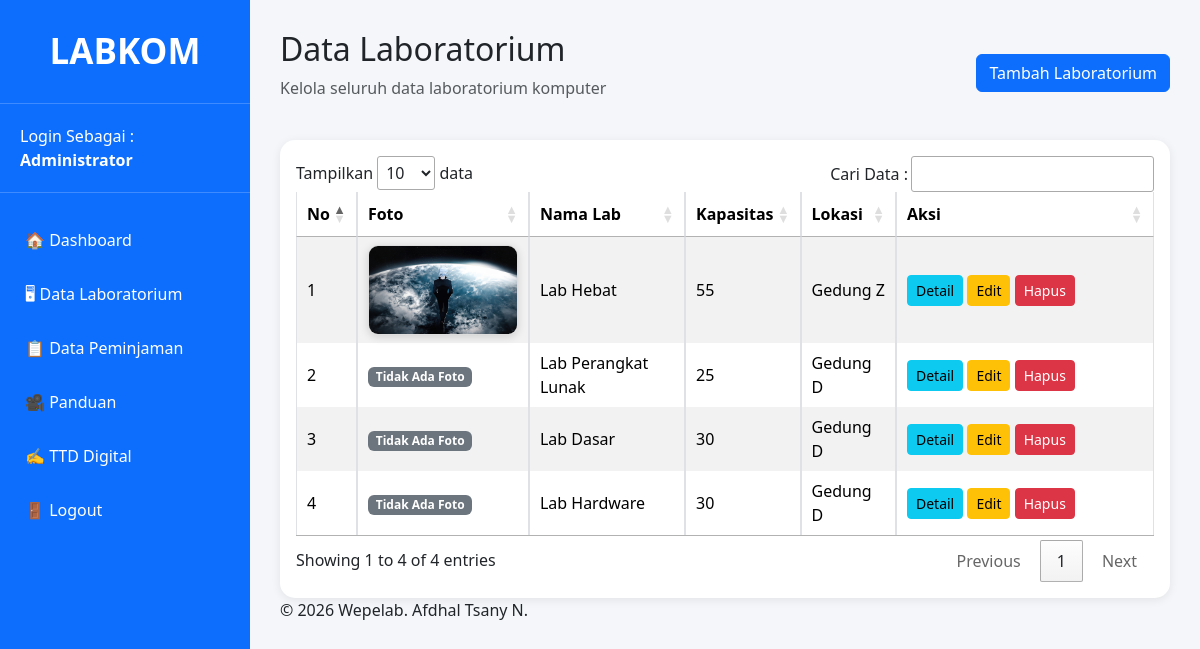
The page /laboratorium/index.php (signed in) on the database its author committed.
### tables this page shows
CREATE TABLE `laboratorium` (
  `id_lab` int(11) NOT NULL,
  `nama_lab` varchar(100) NOT NULL,
  `kapasitas` int(11) NOT NULL,
  `lokasi` varchar(100) NOT NULL,
  `keterangan` text DEFAULT NULL,
  `created_at` timestamp NULL DEFAULT current_timestamp(),
  `foto` varchar(255) DEFAULT NULL
);

### laboratorium/index.php (the view, shortened to what this page needs)
<?php
include "../config/koneksi.php";
$data = mysqli_query(
    $koneksi,
    "SELECT * FROM laboratorium
    ORDER BY id_lab DESC"
);
?>
<!DOCTYPE html>
<html>
<head>
<link href="https://cdn.jsdelivr.net/npm/bootstrap@5.3.3/dist/css/bootstrap.min.css" rel="stylesheet">
<link rel="stylesheet"
href="https://cdn.datatables.net/1.13.7/css/jquery.dataTables.min.css">
</head>
<body>
<?php include "../layouts/sidebar.php"; ?>
<div class="content">
<div class="d-flex justify-content-between align-items-center mb-4">
<div>
<h2>Data Laboratorium</h2>
<p class="text-muted">
Kelola seluruh data laboratorium komputer
</p>
</div>
<button
class="btn btn-primary"
data-bs-toggle="modal"
data-bs-target="#modalTambah">
Tambah Laboratorium
</button>
</div>
<div class="card">
<div class="card-body">
<table
id="myTable"
class="table table-bordered table-striped align-middle">
<thead>
<tr>
<th>No</th>
<th>Foto</th>
<th>Nama Lab</th>
<th>Kapasitas</th>
<th>Lokasi</th>
<th width="220">Aksi</th>
</tr>
</thead>
<tbody>
<?php
$no = 1;
while($row=mysqli_fetch_assoc($data)){
?>
<tr>
<td><?= $no++ ?></td>
<td>
<?php if($row['foto']!=""){ ?>
<img
src="../upload/laboratorium/<?= $row['foto'] ?>"
class="foto-lab">
<?php }else{ ?>
<span class="badge bg-secondary">
Tidak Ada Foto
</span>
<?php } ?>
</td>
<td><?= $row['nama_lab'] ?></td>
<td><?= $row['kapasitas'] ?></td>
<td><?= $row['lokasi'] ?></td>
<td>
<button
class="btn btn-info btn-sm"
data-bs-toggle="modal"
data-bs-target="#detail<?= $row['id_lab'] ?>">
Detail
</button>
<button
class="btn btn-warning btn-sm"
data-bs-toggle="modal"
data-bs-target="#edit<?= $row['id_lab'] ?>">
Edit
</button>
<a
href="hapus.php?id=<?= $row['id_lab'] ?>"
class="btn btn-danger btn-sm"
onclick="return confirm('Yakin hapus data?')">
Hapus
</a>
</td>
</tr>
<?php } ?>
</tbody>
</table>
</div>
</div>
<footer>
  <p>&copy; 2026 Wepelab. Afdhal Tsany N.</p>
</footer>
</div>
</body>
</html>

### layouts/sidebar.php (shortened to what this page needs)
<div class="sidebar">
<div class="logo">
LABKOM
</div>
<div class="user-box">
<div>Login Sebagai :</div>
<b><?= $_SESSION['nama']; ?></b>
</div>
<div class="menu">
<a href="../dashboard/dashboard.php">
🏠 Dashboard
</a>
<a href="../laboratorium/index.php">
🖥 Data Laboratorium
</a>
<a href="../peminjaman/index.php">
📋 Data Peminjaman
</a>
<a href="../panduan/index.php">
🎥 Panduan
</a>
<a href="../ttd/canvas.php">
✍️ TTD Digital
</a>
<a href="../auth/logout.php">
🚪 Logout
</a>
</div>
</div>

### laboratorium/index.php (style rules this page uses)
.card { border:none; border-radius:15px; box-shadow:0 2px 10px rgba(0,0,0,.08); }
.foto-lab { width:150px; height:90px; object-fit:cover; border-radius:10px; border:1px solid #ddd; box-shadow:0 2px 8px rgba(0,0,0,.15); }

### layouts/sidebar.php (style rules this page uses)
body { margin:0; background:#f4f6f9; font-family:Segoe UI; }
.sidebar { width:250px; height:100vh; background:#0d6efd; position:fixed; left:0; top:0; color:white; }
.logo { text-align:center; font-size:35px; font-weight:bold; padding:25px 0; }
.user-box { padding:20px; border-top:1px solid rgba(255,255,255,.2); border-bottom:1px solid rgba(255,255,255,.2); }
.menu { margin-top:20px; }
.menu a { display:block; color:white; text-decoration:none; padding:15px 25px; transition:.3s; }
.content { margin-left:250px; padding:30px; }

### rows shown on the page
laboratorium: foto (picture), nama_lab "Lab Hebat", kapasitas "55", lokasi "Gedung Z"
laboratorium: shows "Tidak Ada Foto", nama_lab "Lab Perangkat Lunak", kapasitas "25", lokasi "Gedung D"
laboratorium: shows "Tidak Ada Foto", nama_lab "Lab Dasar", kapasitas "30", lokasi "Gedung D"
laboratorium: shows "Tidak Ada Foto", nama_lab "Lab Hardware", kapasitas "30", lokasi "Gedung D"

### other values the page prints
$_SESSION['nama'] "Administrator"
